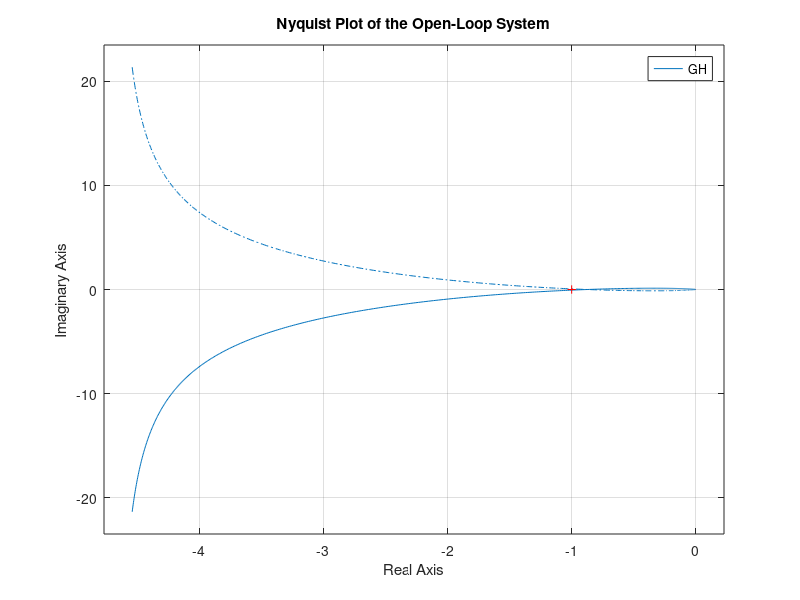
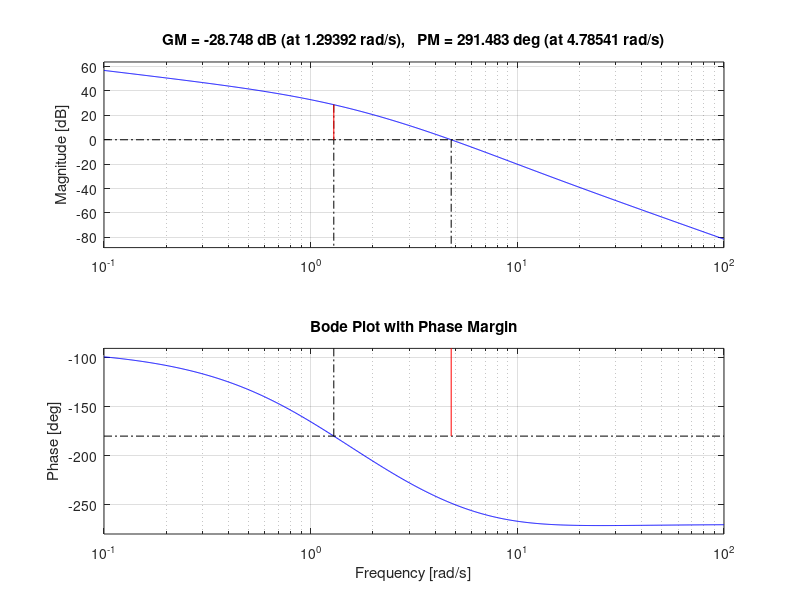
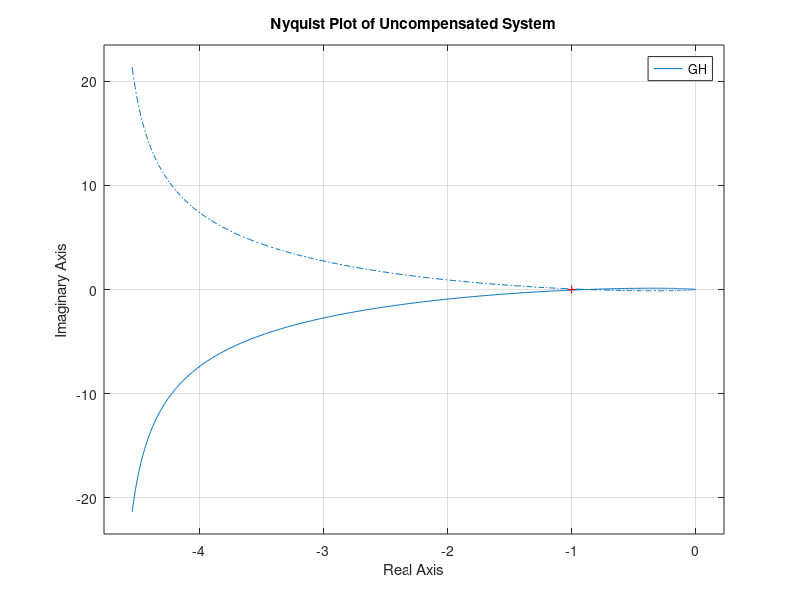
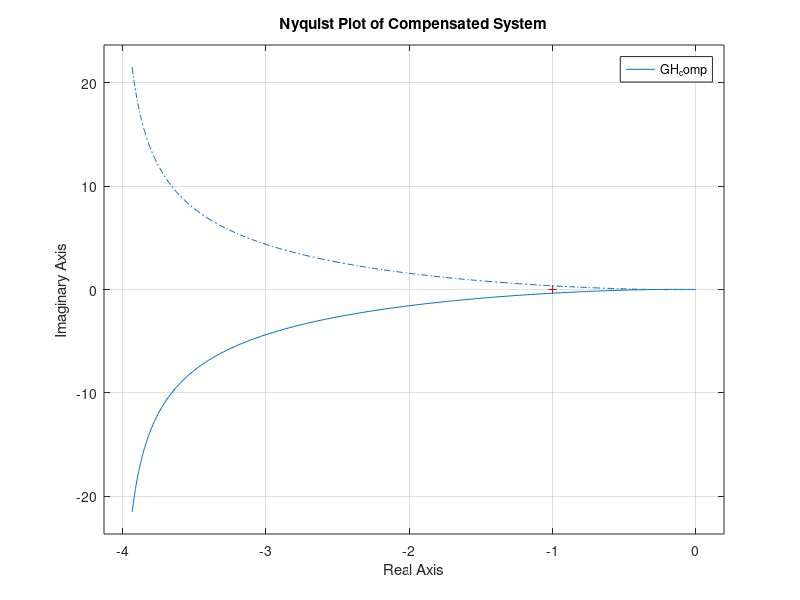

These figures' MATLAB source, in order:
% Define the system transfer function
s = tf('s');
GH = 84 / (s * (s + 2) * (s + 6));

% Plot the Nyquist plot
figure;
nyquist(GH);
grid on;
title('Nyquist Plot of the Open-Loop System');

% Design a compensator (example: lead compensator)
% Adjust the parameters as necessary
K = 1; % Gain
alpha = 10; % Adjust this value for desired phase margin
C = K * (s + alpha) / (s + 1); % Lead compensator

% Open-loop transfer function with compensator
G_open_loop = C * GH;

% Verify the phase margin
figure;
margin(G_open_loop);
grid on;
title('Bode Plot with Phase Margin');

%%%%%%%%%%%%%%%%%%%%%%%%%%%%%%%%%%%%%%%%%%%%%%%%%%%%%%%%%%%%%%%%%%%%%%%%%%%%%%%%%%%%%%%%%%%%%%%%%%%%%%%%%%%%%%%%%%%%%%%%%%%%%%%%%%%%%%%%%%%%%%%%%%%%%%%%%%%%%%%%%%%%%%%%%%%%%%%%%%%%%%%%%%%%%%%%%%%%%%%%%%

% Deepseek

% Clear workspace and command window
clear;
clc;

% Step 1: Define the open-loop transfer function (OLTF)
s = tf('s');
GH = 84 / (s * (s + 2) * (s + 6)); % OLTF

% Step 2: Plot the Nyquist plot of the uncompensated system
figure;
nyquist(GH);
title('Nyquist Plot of Uncompensated System');
grid on;

% Step 3: Analyze the phase margin of the uncompensated system
[Gm_uncomp, Pm_uncomp, Wcg_uncomp, Wcp_uncomp] = margin(GH);
fprintf('Uncompensated System:\n');
fprintf('Phase Margin = %.2f°\n', Pm_uncomp);

% Step 4: Design a compensator if needed
if Pm_uncomp < 45
    % Desired phase margin = 45°
    phase_boost = 45 - Pm_uncomp;

    % Choose alpha and T for the lead compensator
    alpha = 0.1; % Typical value for lead compensators
    T = 0.1; % Time constant

    % Lead compensator transfer function
    Gc = (1 + T*s) / (1 + alpha*T*s);

    % Compensated open-loop transfer function
    GH_comp = Gc * GH;

    % Step 5: Plot the Nyquist plot of the compensated system
    figure;
    nyquist(GH_comp);
    title('Nyquist Plot of Compensated System');
    grid on;

    % Step 6: Analyze the phase margin of the compensated system
    [Gm_comp, Pm_comp, Wcg_comp, Wcp_comp] = margin(GH_comp);
    fprintf('Compensated System:\n');
    fprintf('Phase Margin = %.2f°\n', Pm_comp);
else
    fprintf('No compensation needed. Phase margin is already ≥ 45°.\n');
end